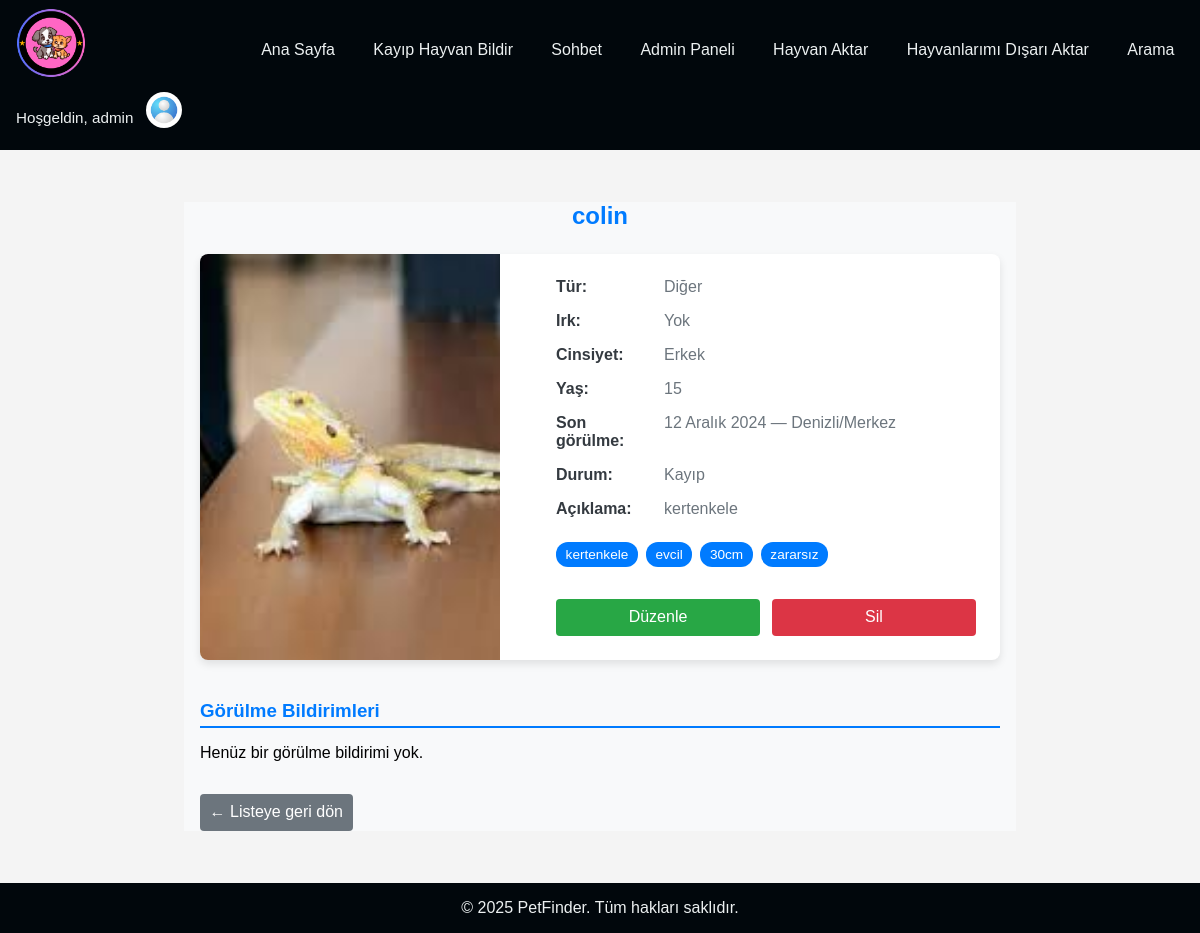
Before: /mainpage/pet/4/ (signed in) with the older database file.
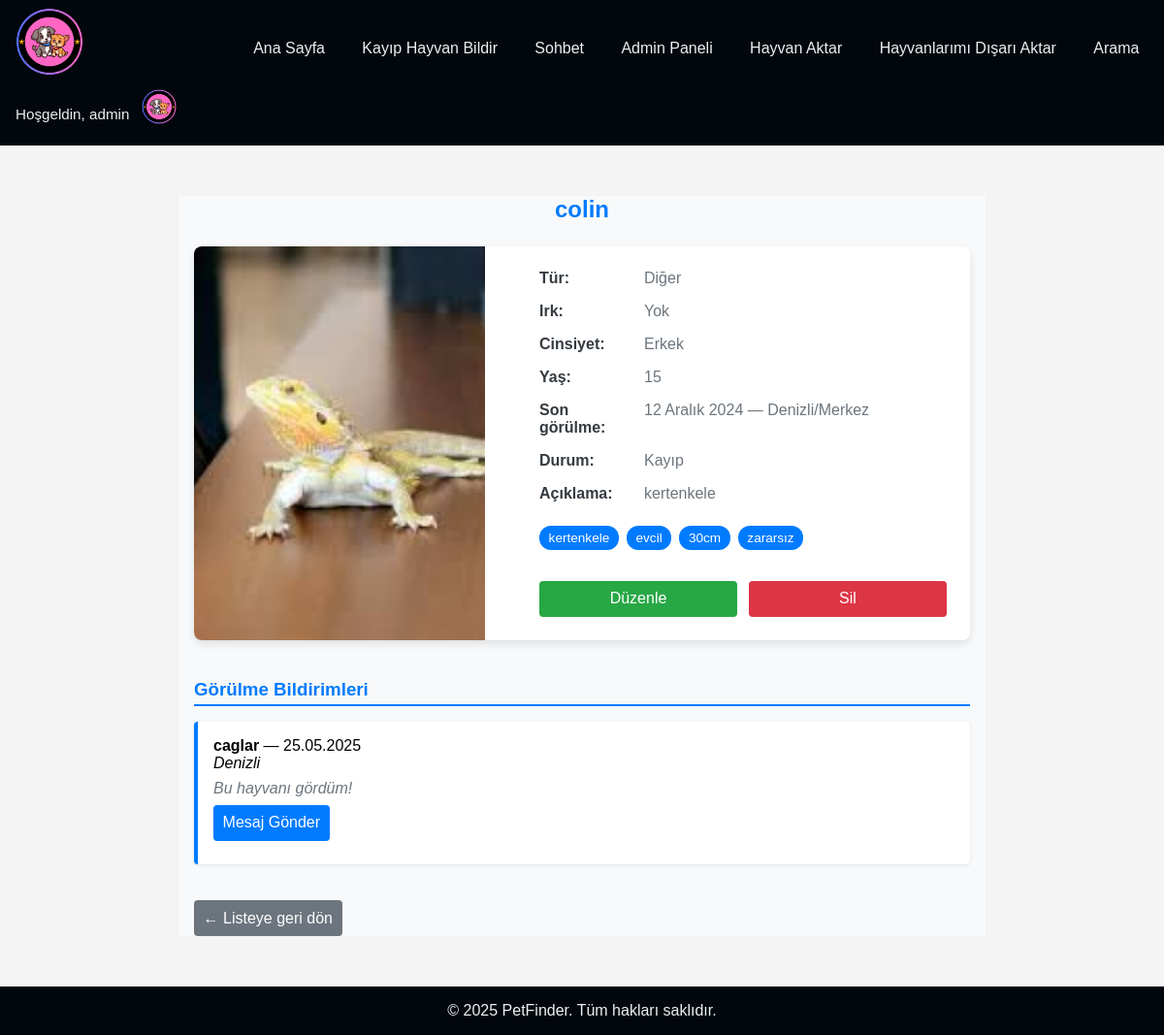
After: the same page with the newer database file.
### mainpage/models.py (models this page shows, shortened)
class Tag(models.Model):  # Many-to-Many Relationship
  name = models.CharField(max_length=50, unique=True)

class PetSighting(models.Model):
    pet = models.ForeignKey(Pet, on_delete=models.CASCADE, related_name='sightings')
    user = models.ForeignKey(User, on_delete=models.SET_NULL, null=True, blank=True)
    location = models.CharField(max_length=255)
    date_seen = models.DateField()
    notes = models.TextField(blank=True)
    created_at = models.DateTimeField(auto_now_add=True)
    contact_method = models.CharField(max_length=255, blank=True)
    photo = models.ImageField(upload_to='sightings/', blank=True, null=True)

### accounts/models.py (models this page shows, shortened)
class UserProfile(models.Model):
    user = models.OneToOneField(User, on_delete=models.CASCADE, related_name='profile')
    profile_picture = models.ImageField(upload_to='profile_pics/', blank=True)
    contact_number = models.CharField(max_length=20, blank=True)

### mainpage/views.py (the view)
# urls.py: path('pet/<int:pk>/', views.pet_detail, name='pet_detail'),
@login_required
def pet_detail(request, pk):
    pet = get_object_or_404(Pet, pk=pk)
    sightings = pet.sightings.all().order_by('-date_seen') if request.user == pet.owner else None
    return render(request, 'mainpage/pet_detail.html', {
        'pet': pet,
        'sightings': sightings,
    })

### mainpage/context_processors.py (called while the page is built)
def user_profile(request):
    if request.user.is_authenticated:
        try:
            profile = UserProfile.objects.get(user=request.user)
        except UserProfile.DoesNotExist:
            profile = None
    else:
        profile = None
    return {'user_profile': profile}

### mainpage/templates/mainpage/pet_detail.html (shortened to what this page needs)
{% extends 'mainpage/base.html' %}
{% load static %}
{% block extra_css %}
  <link rel="stylesheet" href="{% static 'mainpage/pet_detail.css' %}">
{% endblock %}
{% block content %}
  <div class="content-wrapper">
    <h2>{{ pet.name }}</h2>
    <div class="detail-container">
      <div class="detail-image">
        {% if pet.image %}
          <img src="{{ pet.image.url }}" alt="{{ pet.name }}">
        {% else %}
          <img src="{% static 'mainpage/default_pet.jpeg' %}" alt="Resim yok">
        {% endif %}
      </div>
      <div class="detail-info">
        <div class="info-row"><strong>Tür:</strong> <span>{{ pet.get_species_display }}</span></div>
        <div class="info-row"><strong>Irk:</strong> <span>{{ pet.breed|default:"Yok" }}</span></div>
        <div class="info-row"><strong>Cinsiyet:</strong> <span>{{ pet.get_gender_display }}</span></div>
        <div class="info-row"><strong>Yaş:</strong> <span>{{ pet.age }}</span></div>
        <div class="info-row"><strong>Son görülme:</strong>
            <span>{{ pet.last_seen_date }} — {{ pet.last_seen_location }}</span>
        </div>
        <div class="info-row"><strong>Durum:</strong> <span>{{ pet.get_status_display }}</span></div>
        <div class="info-row"><strong>Açıklama:</strong> <span>{{ pet.description|default:"—" }}</span></div>
        <div class="tags">
          {% if pet.tags.exists %}
            {% for tag in pet.tags.all %}
              <span class="tag">{{ tag.name }}</span>
            {% endfor %}
          {% else %}
            <span class="tag empty">Etiket yok</span>
          {% endif %}
        </div>
        <div class="buttons">
          {% if user == pet.owner %}
            <a href="{% url 'mainpage:pet_update' pet.pk %}" class="bt edit">Düzenle</a>
            <a href="{% url 'mainpage:pet_delete' pet.pk %}" class="bt delete">Sil</a>
          {% else %}
            <a href="{% url 'mainpage:report_pet_sighting' pet.id %}" class="bt report">
              Bu hayvanı gördüm!
            </a>
          {% endif %}
        </div>
      </div>
    </div>
    {% if user == pet.owner %}
    <div class="sightings">
      <h3>Görülme Bildirimleri</h3>
      {% if pet.sightings.exists %}
        <ul>
          {% for sighting in pet.sightings.all|dictsortreversed:'date_seen' %}
            <li>
              <strong>{{ sighting.user.username|default:"Anonim" }}</strong> —
              {{ sighting.date_seen|date:"d.m.Y" }}<br>
              <em>{{ sighting.location }}</em><br>
              <p class="notes">{{ sighting.notes }}</p>
              {% if sighting.user %}
                <a href="{% url 'mainpage:start_chat' sighting.user.id %}" class="bt message">
                  Mesaj Gönder
                </a>
              {% endif %}
            </li>
          {% endfor %}
        </ul>
      {% else %}
        <p>Henüz bir görülme bildirimi yok.</p>
      {% endif %}
    </div>
    {% endif %}
    <div class="back-link">
      <a href="{% url 'mainpage:pet_list' %}" class="bt back">← Listeye geri dön</a>
    </div>
  </div>
{% endblock %}

### mainpage/templates/mainpage/base.html (shortened to what this page needs)
{% load static %}
<!DOCTYPE html>
<html lang="en">
<head>
    <link rel="stylesheet" href="{% static 'mainpage/style.css' %}">
     {% block extra_css %}{% endblock %}
    <link href="https://cdn.jsdelivr.net/npm/select2@4.1.0-rc.0/dist/css/select2.min.css" rel="stylesheet" />
</head>
<body>
<nav class="navbar">
    <div class="navbar__logo">
      <a href="{% url 'mainpage:pet_list' %}">
        <img src="{% static 'mainpage/logo.png' %}" alt="PetFinder Logo">
      </a>
    </div>
    <div class="navbar__links">
      <a href="{% url 'mainpage:pet_list' %}">Ana Sayfa</a>
      <a href="{% url 'mainpage:pet_report' %}">Kayıp Hayvan Bildir</a>
      <a href="{% url 'mainpage:chat_list' %}">Sohbet</a>
      {% if user.is_staff %}
        <a href="{% url 'mainpage:admin_views' %}">Admin Paneli</a>
      {% endif %}
      <a href="{% url 'mainpage:import_pets' %}">Hayvan Aktar</a>
      <a href="{% url 'mainpage:export_pets' %}">Hayvanlarımı Dışarı Aktar</a>
      <a href="{% url 'mainpage:pet_search' %}">Arama</a>
    </div>
    <div class="navbar__user">
      {% if user.is_authenticated %}
        <span class="navbar__greeting">Hoşgeldin, {{ user.username }}</span>
        <div class="profile-dropdown">
          <div class="profile-toggle">
            {% if user_profile.profile_picture %}
              <img
                class="navbar__avatar"
                src="{{ user_profile.profile_picture.url }}"
                alt="Profil Resmi"
              >
            {% else %}
              <img
                class="navbar__avatar"
                src="{% static 'mainpage/default_profile.jpg' %}"
                alt="Profil Resmi"
              >
            {% endif %}
          </div>
        </div>
      {% else %}
      <div class="navbar__links">
        <a href="{% url 'accounts:login' %}">Giriş</a>
        <a href="{% url 'accounts:register' %}">Kayıt Ol</a>
      </div>
      {% endif %}
    </div>
  </nav>
   <div class="content">
    {% block content %}{% endblock %}
  </div>
  <footer class="footer">
    <div class="copyright">
      © 2025 PetFinder. Tüm hakları saklıdır.
    </div>
  </footer>
</body>
</html>

Changed rows visible on the page:
now on this page (row edited): UserProfile: profile_picture (picture)
added PetSighting: user.username "caglar", date_seen "25.05.2025", location "Denizli", notes "Bu hayvanı gördüm!", shows "Mesaj Gönder"
Other visible differences:
text no longer shown: "Henüz bir görülme bildirimi yok."
